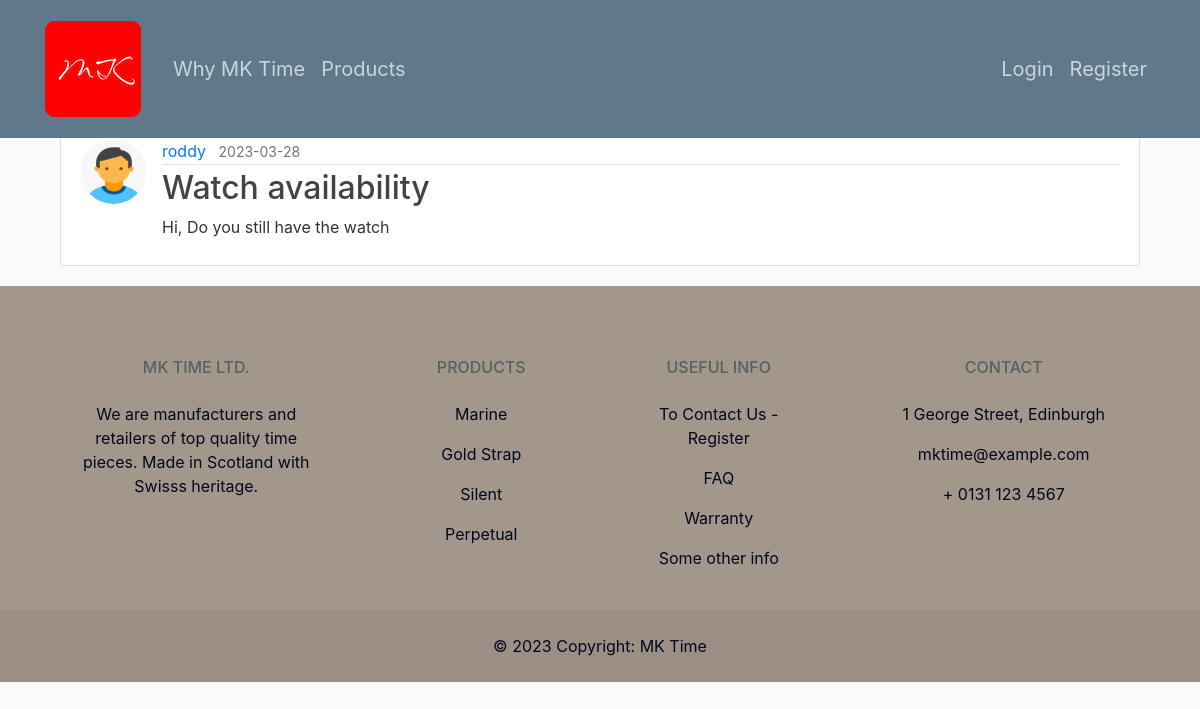
/post/1, run on the app's committed database.
### mktime/models.py (models this page shows, shortened)
class User(db.Model, UserMixin):
    id = db.Column(db.Integer, primary_key=True)
    username = db.Column(db.String(20), unique=True, nullable=False)
    email = db.Column(db.String(120), unique=True, nullable=False)
    image_file = db.Column(db.String(20), nullable=False, default='default.jpg')
    password = db.Column(db.String(60), nullable=False)
    posts = db.relationship('Post', backref='author', lazy=True)

class Post(db.Model):
    id = db.Column(db.Integer, primary_key=True)
    title = db.Column(db.String(100), nullable=False)
    date_posted = db.Column(db.DateTime, nullable=False, default=datetime.utcnow)
    content = db.Column(db.Text, nullable=False)
    user_id = db.Column(db.Integer, db.ForeignKey('user.id'), nullable=False)

### mktime/routes.py (the view)
@app.route("/post/<int:post_id>")
def post(post_id):
    post = Post.query.get_or_404(post_id)
    return render_template('post.html', title=post.title, post=post)

### mktime/templates/post.html (shortened to what this page needs)
{% extends "layout.html" %}
{% set containerable = True %}
{% block content %}
<div class="container">
    <div class="row">
        <div class="col-md-12">
			<article class="media content-section">
				<img class="rounded-circle article-img" src="{{ url_for('static', filename='profile_pics/' + post.author.image_file) }}">
				<div class="media-body">
					<div class="article-metadata">
						<a class="mr-2" href="#">{{ post.author.username }}</a>
						<small class="text-muted">{{ post.date_posted.strftime('%Y-%m-%d') }}</small>
					</div>
					<h2 class="article-title">{{ post.title }}</h2>
					<p class="article-content">{{ post.content }}</p>
				</div>
			</article>
		</div>
	</div>
</div>
{% endblock content %}

### mktime/static/main.css (style rules this page uses)
body { background: #fafafa; color: #333333; margin-top: 5rem; }
h1, h2, h3, h4, h5, h6 { color: #556162; }
.content-section { background: #ffffff; padding: 10px 20px; border: 1px solid #dddddd; border-radius: 3px; margin-bottom: 20px; }
.article-title { color: #444444; }
.article-content { white-space: pre-line; }
.article-img { height: 65px; width: 65px; margin-right: 16px; }
.article-metadata { padding-bottom: 1px; margin-bottom: 4px; border-bottom: 1px solid #e3e3e3; }

### data on the page
User: image_file (placeholder picture), author.username "roddy"
Post: date_posted "2023-03-28", title "Watch availability", content "Hi, Do you still have the watch"
